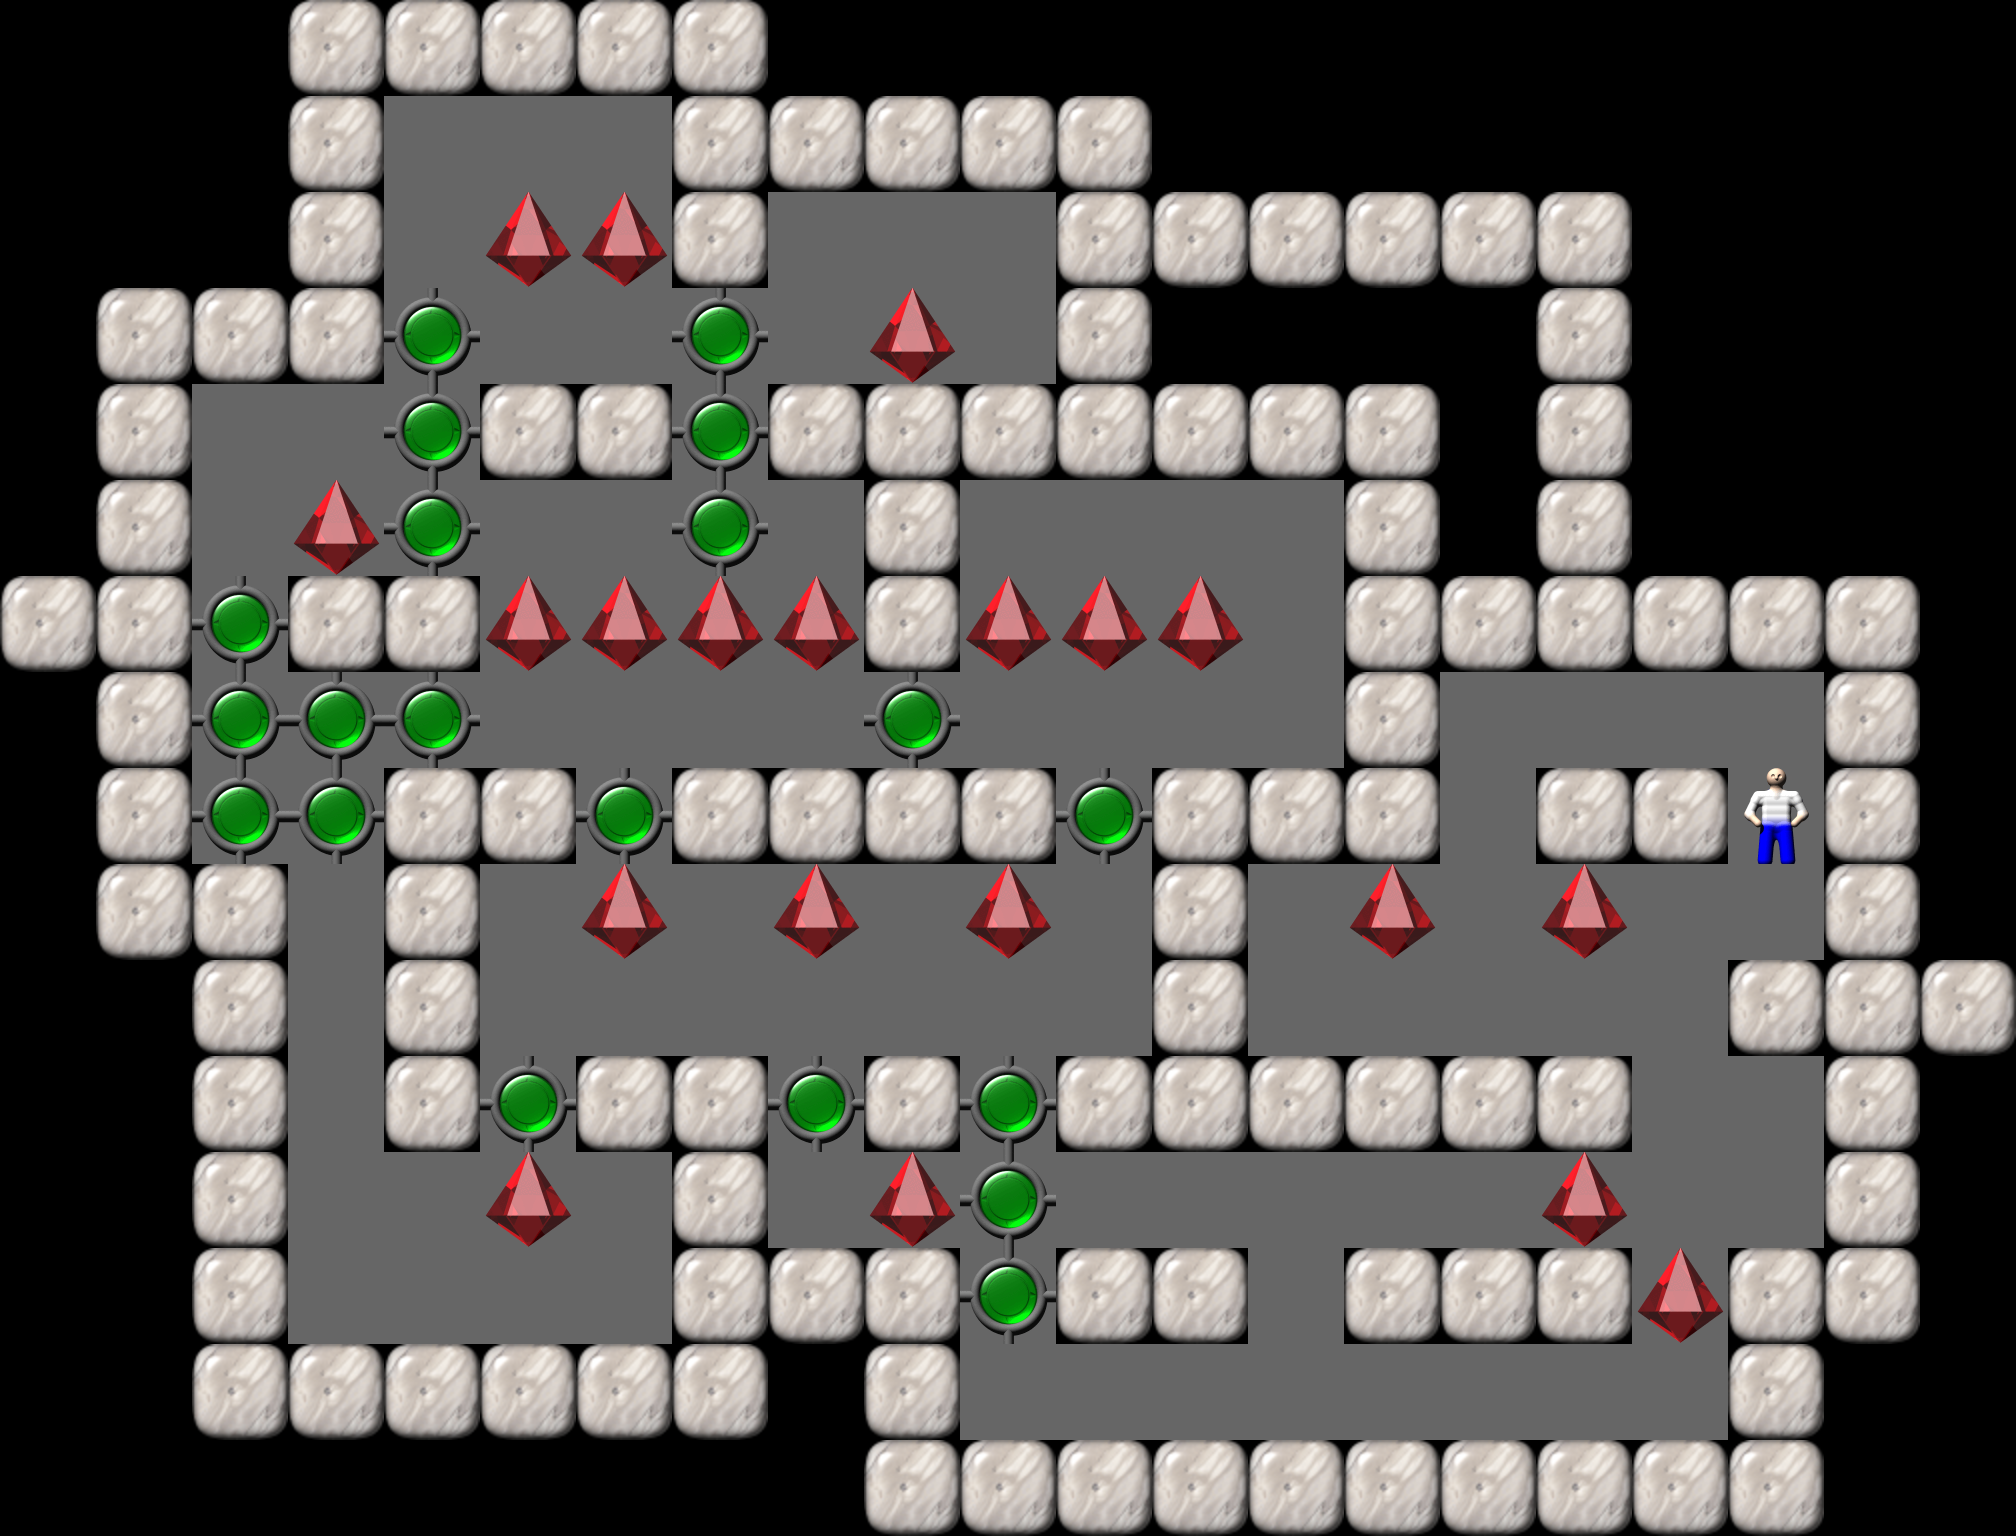

Rendered tile map (Tiled .tmx) drawn with the repository's tilesets; below, a short description and the map source with its tile grids summarised:
An orthogonal 21x16 tile map with 96x96 px tiles, 1 tile layer (Tile Layer 1).

<map version="1.0" orientation="orthogonal" width="21" height="16" tilewidth="96" tileheight="96">
  <properties>
    <property name="Title" value="30" />
  </properties>
  <tileset source="Sokoban.tsx" firstgid="1" />
  <layer name="Tile Layer 1" width="21" height="16">
    <data>[336 cells, 336 non-empty, 6 distinct tile ids]</data>
  </layer>
</map>
